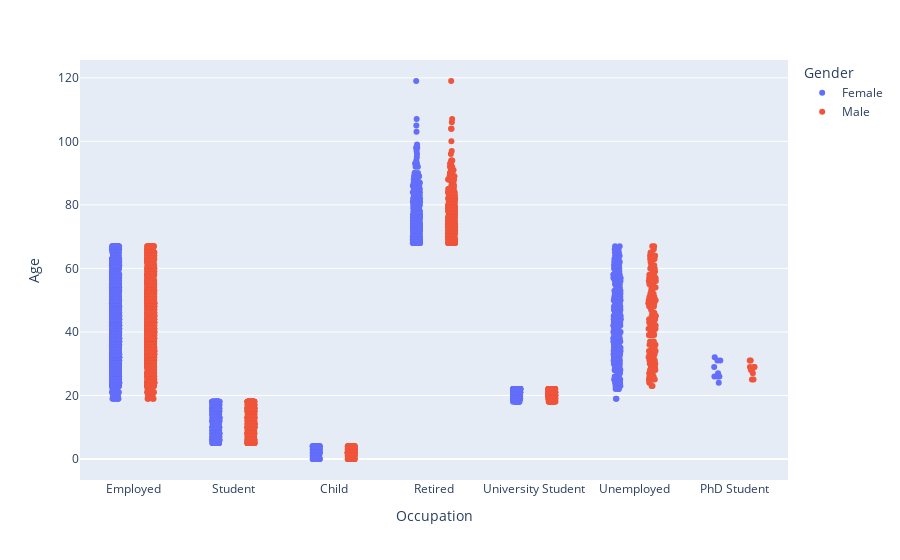

Notebook source saved alongside this figure:
### Code cell
px.strip(census, x= 'Occupation', y='Age',color="Gender", hover_name = "Occupation")

### Figure 1 — Plotly figure (JSON) as saved in the notebook; plotly's stock layout.template omitted (floating-point values rounded to 4 significant figures; data arrays with more than 128 entries replaced by an {"elided": "..."} marker saying what was removed)
{"data": [{"alignmentgroup": "True", "boxpoints": "all", "fillcolor": "rgba(255,255,255,0)", "hoveron": "points", "hovertemplate": "<b>%{hovertext}</b><br><br>Gender=Female<br>Occupation=%{x}<br>Age=%{y}<extra></extra>", "hovertext": {"elided": "3946 str values"}, "legendgroup": "Female", "line": {"color": "rgba(255,255,255,0)"}, "marker": {"color": "#636efa"}, "name": "Female", "offsetgroup": "Female", "orientation": "v", "pointpos": 0, "showlegend": true, "type": "box", "x": {"elided": "3946 str values"}, "x0": " ", "xaxis": "x", "y": {"elided": "3946 int values"}, "y0": " ", "yaxis": "y"}, {"alignmentgroup": "True", "boxpoints": "all", "fillcolor": "rgba(255,255,255,0)", "hoveron": "points", "hovertemplate": "<b>%{hovertext}</b><br><br>Gender=Male<br>Occupation=%{x}<br>Age=%{y}<extra></extra>", "hovertext": {"elided": "3635 str values"}, "legendgroup": "Male", "line": {"color": "rgba(255,255,255,0)"}, "marker": {"color": "#EF553B"}, "name": "Male", "offsetgroup": "Male", "orientation": "v", "pointpos": 0, "showlegend": true, "type": "box", "x": {"elided": "3635 str values"}, "x0": " ", "xaxis": "x", "y": {"elided": "3635 int values"}, "y0": " ", "yaxis": "y"}], "layout": {"boxmode": "group", "legend": {"title": {"text": "Gender"}, "tracegroupgap": 0}, "margin": {"t": 60}, "xaxis": {"anchor": "y", "domain": [0, 1], "title": {"text": "Occupation"}}, "yaxis": {"anchor": "x", "domain": [0, 1], "title": {"text": "Age"}}}}
